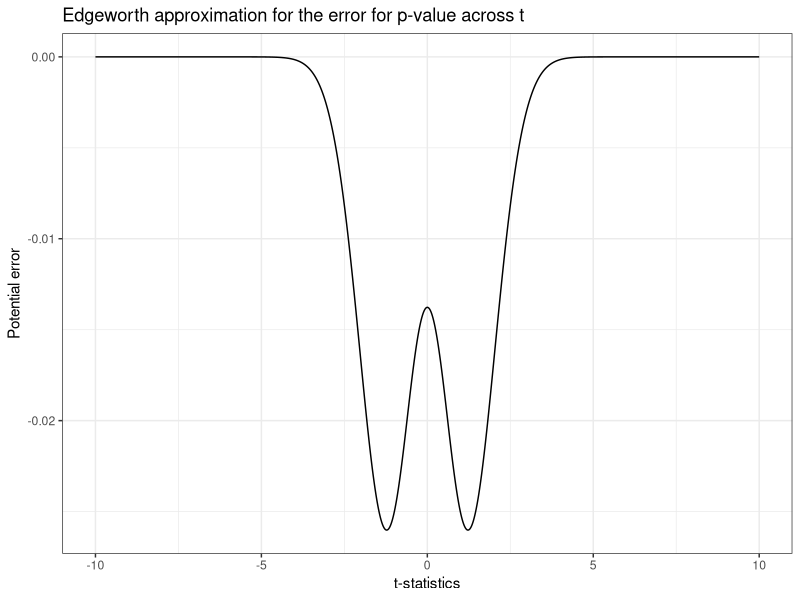

This figure's R source:
################################################################################
# LAB 13 R CODE
# YULIIA HELEVERIA
# MATH 240 - SPRING 2025
################################################################################

################################################################################
# Load Libraries
################################################################################
library(tidyverse)
library(e1071)

################################################################################
# QUESTION 1
################################################################################

################################################################################
# Part a
################################################################################
#read the data file
dat.finches <- read_csv("zebrafinches.csv")
#separate further column
dat.further <- dat.finches$further

mu0 = 0
#compute t-statistics to get the t-value for the further data
t_furth <- t.test(dat.further, mu = mu0, alternative = "less")
t <- t_furth$statistic #extract t
n <- length(dat.further) #get n

#calculate skewness of data
skew <- skewness(dat.further)

#use Gaussian pdf and calculate the error
pdf.finches <- dnorm(t, mean = 0, sd = 1)
potential.error <- (skew/sqrt(n))*((2*t^2 +1)/6)*pdf.finches

################################################################################
# Part b
################################################################################
#generate a vector of t-values and compute pdf for each of them
t.vals <- seq(from = -10, to = 10, length.out = 1000)
pdf.t.vals <- dnorm(t.vals, mean = 0, sd = 1)

#calculate the error across of all t
t.potential.error <- (skew/sqrt(n))*((2*t.vals^2 +1)/6)*pdf.t.vals

#create a tibble to plot the errors for t-statistics
dat.error.plot <- tibble(t.vals, t.potential.error)

#plot the error for the t-statistics 
error.plot <- ggplot(dat.error.plot)+
  geom_line(aes(x= t.vals, y = t.potential.error))+ #plot the line for the errors
  theme_bw()+
  labs(title = "Edgeworth approximation for the error for p-value across t",
       x = "t-statistics",
       y = "Potential error")

